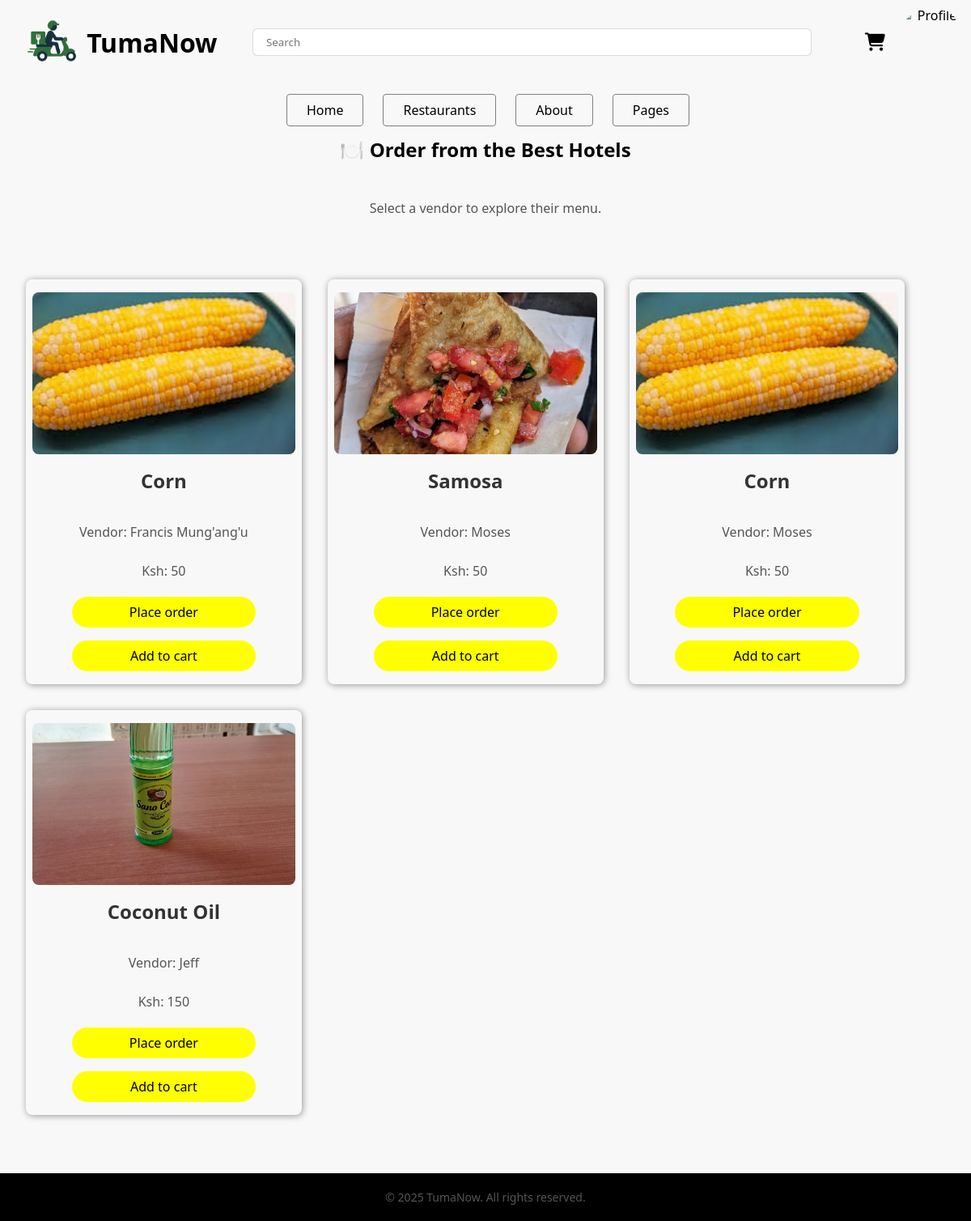
Before: /menu/ (signed in) with the older database file.
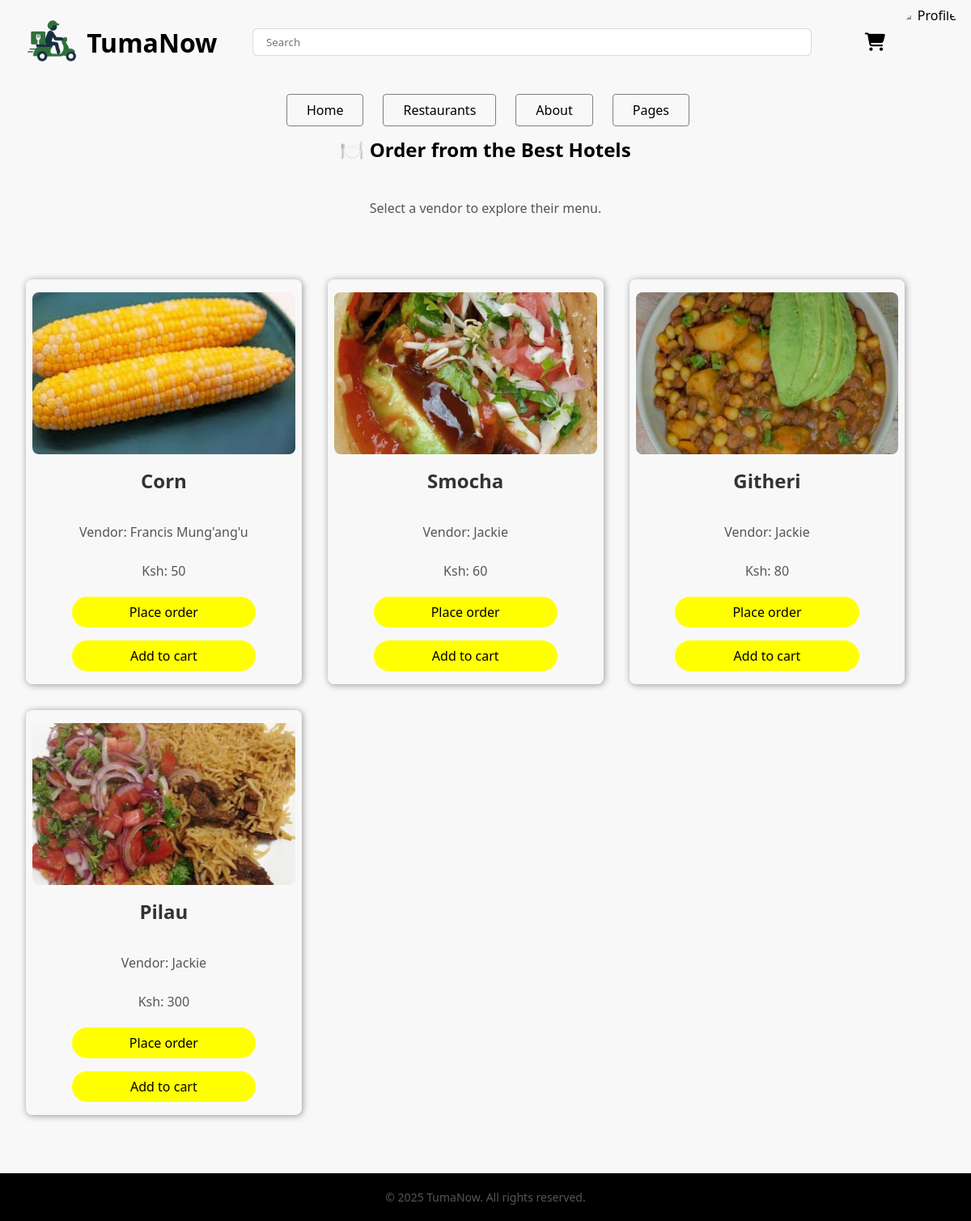
After: the same page with the newer database file.
### Tumanow_app/models.py (models this page shows, shortened)
class Product(models.Model):
    vendor = models.ForeignKey(Vendor, on_delete=CASCADE)
    name = models.CharField(max_length=100)
    price = models.PositiveIntegerField()
    image = models.ImageField(upload_to='product_images/')
    restaurant = models.ForeignKey('Restaurant', on_delete=models.CASCADE, related_name='menu_items')

class Vendor(models.Model):
    user = models.OneToOneField(User, on_delete=CASCADE)
    vendor_name = models.CharField(max_length=100)
    phone_number = PhoneNumberField()
    restaurant = models.ForeignKey('Restaurant', on_delete=models.CASCADE, related_name='vendor_name')
    def __str__(self):
        return self.vendor_name

### Tumanow_app/views.py (the view)
# urls.py: path('menu/', views.menu, name='menu'),
def menu(request):
    products = Product.objects.all()
    return render(request, 'menu.html', {'products': products})

### Tumanow_app/templates/menu.html (shortened to what this page needs)
{% extends 'base.html' %}
{% load static %}
{% block static_inclusions %}
<link rel="stylesheet" href="{% static 'menu.css' %}" />
{% endblock %}
{% block main %}
<main>
    <section class="vendors-container">
        <h2>🍽️ Order from the Best Hotels</h2>
        <p>Select a vendor to explore their menu.</p>
        <div class="vendors-grid">
            {% for product in products %}
             <div class="vendor-card">
                <img src="{{ product.image.url }}" alt="Wajeff">
                <h3>{{ product.name }}</h3>
                <p>Vendor: {{ product.vendor }}</p>
                <p>Ksh: {{ product.price }}</p>
                <a href="{% url 'place_order' id=product.id %}">Place order</a>
                <a href="{% url 'add_to_cart' id=product.id %}">Add to cart</a>
             </div>
            {% endfor %}
        </div>
    </section>
</main>
{% endblock %}

Changed rows visible on the page:
removed Product: image (picture), name "Corn", vendor "Moses", price "50"
removed Product: image (picture), name "Coconut Oil", vendor "Jeff", price "150"
changed Product: image: a different picture; name "Samosa" → "Smocha"; vendor "Moses" → "Jackie"; price "50" → "60"
added Product: image (picture), name "Githeri", vendor "Jackie", price "80"
added Product: image (picture), name "Pilau", vendor "Jackie", price "300"
